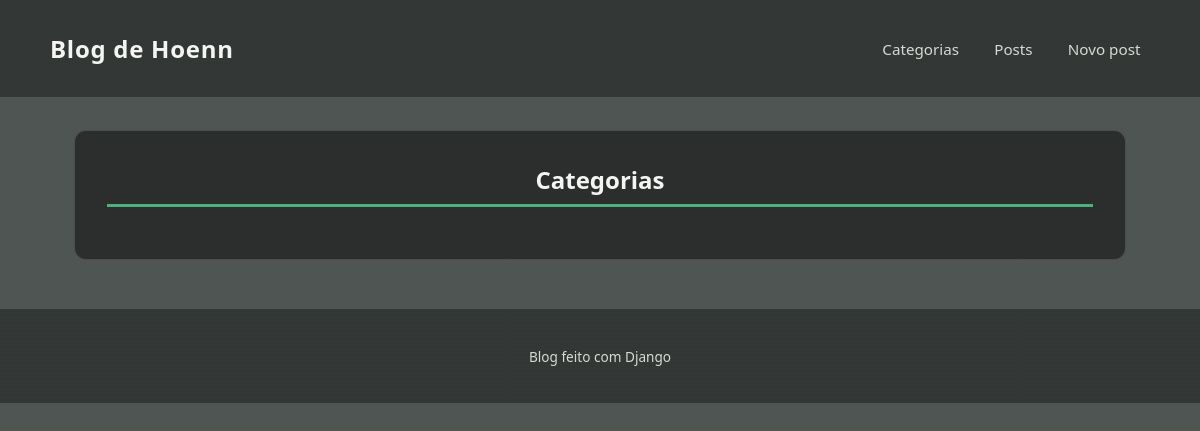
The page /categories/ on the database as committed earlier.
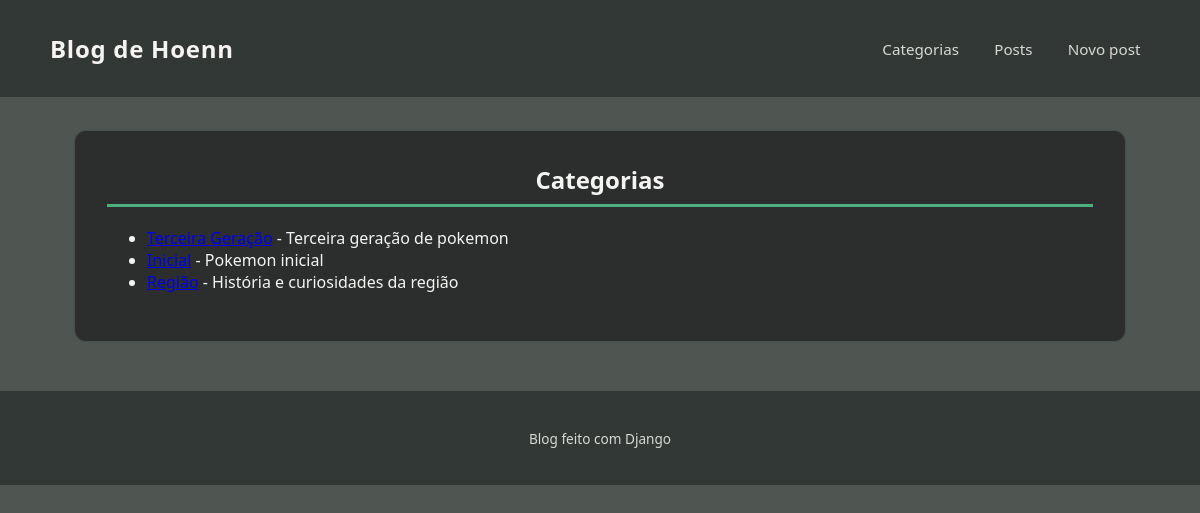
The same page on the database as committed later.
### blog/models.py (models this page shows, shortened)
class Category(models.Model):
    name = models.CharField(max_length=100)
    description = models.TextField(blank=True)

### blog/views.py (the view)
# urls.py: path('categories/', views.CategoryListView.as_view(), name='category_list'),
class CategoryListView(ListView):
    model = Category
    context_object_name = 'categories'

### templates/blog/category_list.html
{% extends 'base.html' %}
{% block content %}
<article class="pagina-conteudo">
  <h1>Categorias</h1>
  <ul>
    {% for category in categories %}
      <li>
        <a href="{% url 'category_detail' category.pk %}">{{ category.name }}</a>
        - {{ category.description }}
      </li>
    {% endfor %}
  </ul>
</article>
{% endblock %}

Rows that differ between the two databases and show on the page:
added Category: description "Terceira geração de pokemon"
added Category: description "Pokemon inicial"
added Category: description "História e curiosidades da região"
